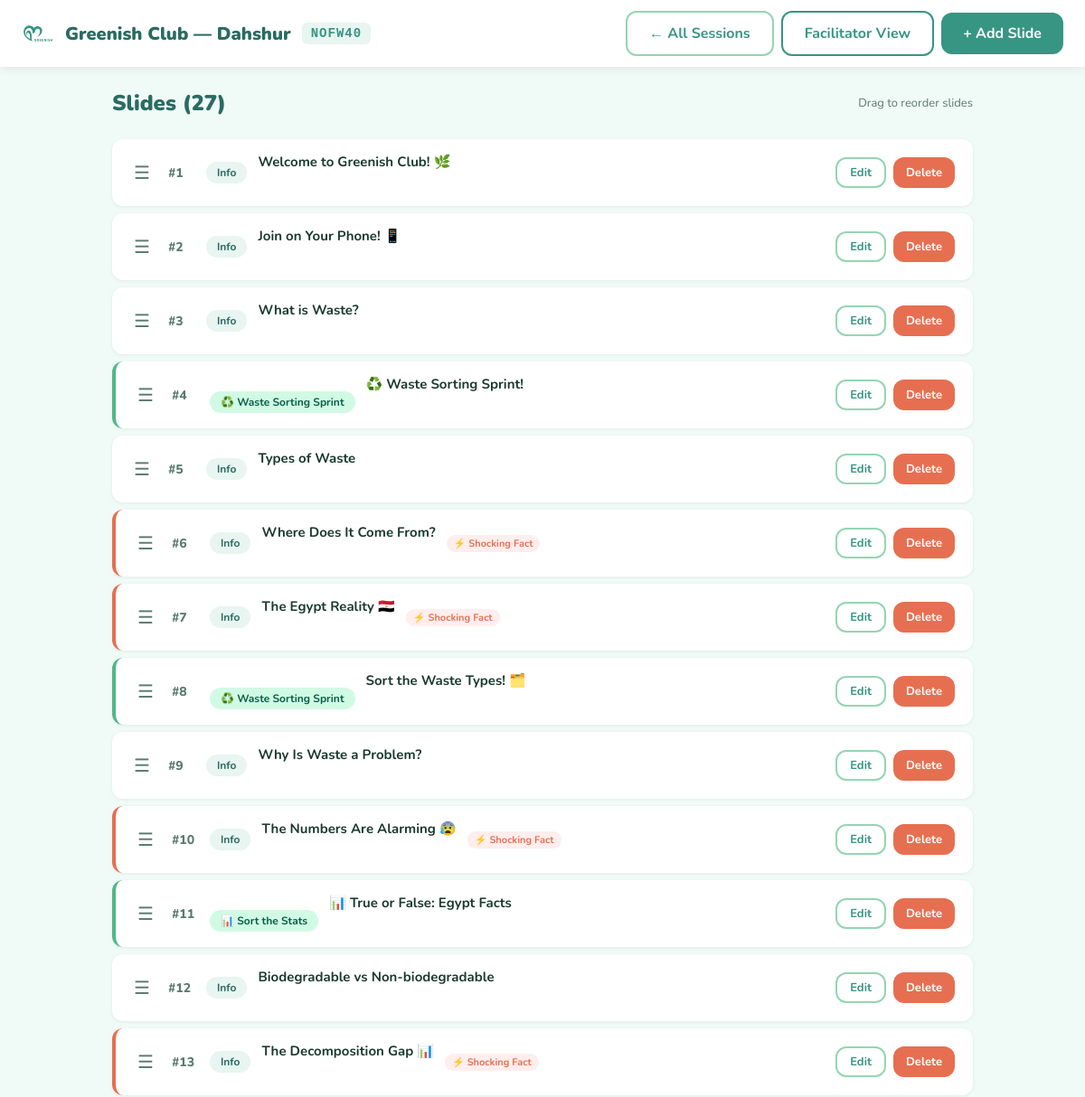
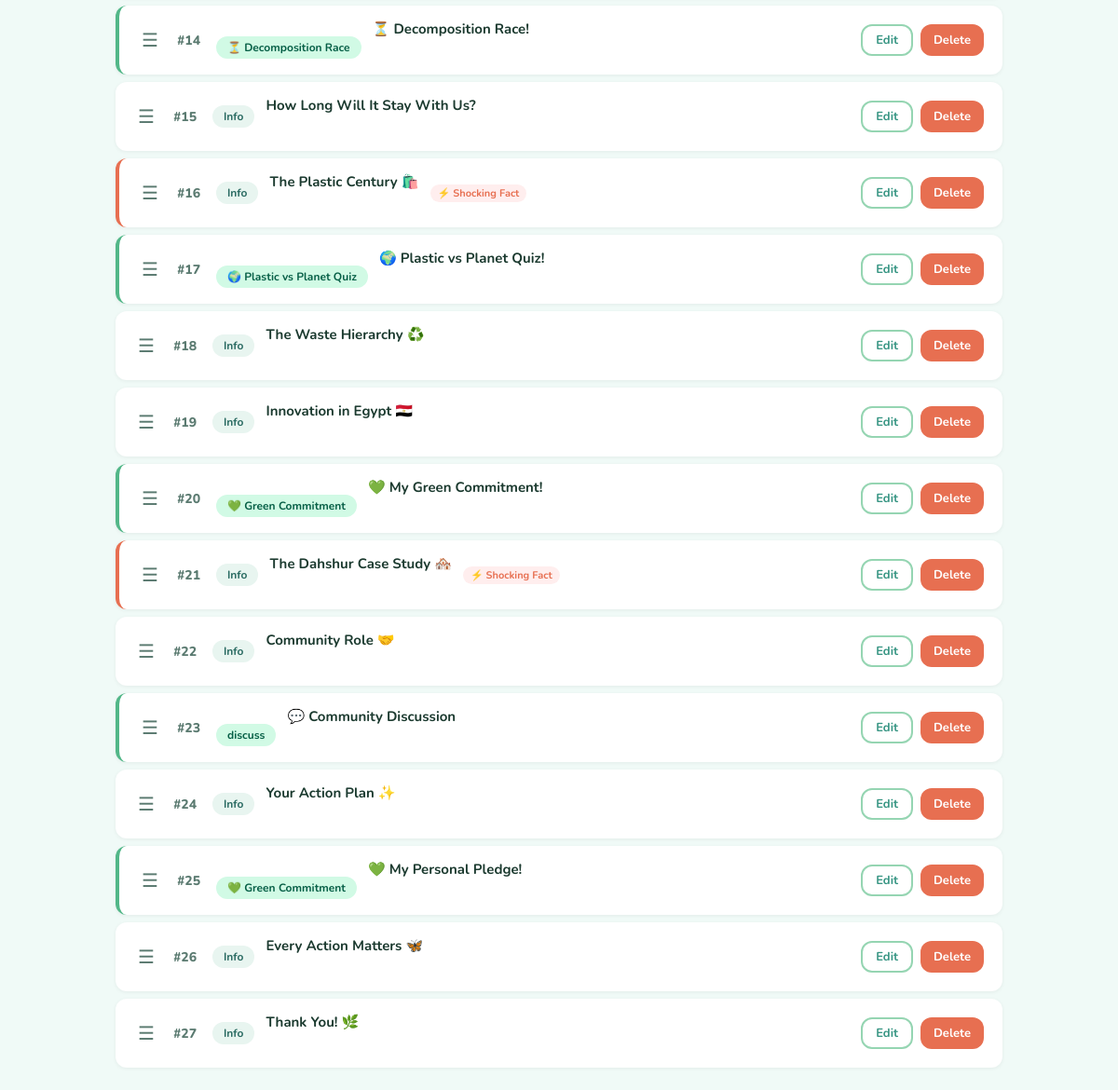
Page /session/cms/NOFW40/slides/ (signed in) on the committed database (2 pictures, top to bottom).
### session/models.py (models this page shows, shortened)
class Session(models.Model):
    STATUS_CHOICES = [
        ('waiting', 'Waiting'),
        ('active', 'Active'),
        ('ended', 'Ended'),
    ]
    code = models.CharField(max_length=6, unique=True, default=generate_session_code)
    title = models.CharField(max_length=255)
    facilitator_name = models.CharField(max_length=100, blank=True, default='')
    facilitator_password = models.CharField(max_length=128, blank=True, default='')
    status = models.CharField(max_length=10, choices=STATUS_CHOICES, default='waiting')
    current_slide_index = models.PositiveIntegerField(default=0)
    activity_active = models.BooleanField(default=False)
    created_at = models.DateTimeField(auto_now_add=True)

class Slide(models.Model):
    SLIDE_TYPE_CHOICES = [
        ('info', 'Information'),
        ('activity', 'Activity'),
    ]
    ACTIVITY_TYPE_CHOICES = [
        ('sprint', '♻️ Waste Sorting Sprint'),
        ('decompose', '⏳ Decomposition Race'),
        ('quiz', '🌍 Plastic vs Planet Quiz'),
        ('commitment', '💚 Green Commitment'),
        ('sort_stats', '📊 Sort the Stats'),
    ]
    session = models.ForeignKey(Session, on_delete=models.CASCADE, related_name='slides')
    order = models.PositiveIntegerField(default=0)
    slide_type = models.CharField(max_length=10, choices=SLIDE_TYPE_CHOICES, default='info')
    title = models.CharField(max_length=255, blank=True)
    content = models.TextField(blank=True)
    image = models.ImageField(upload_to='slides/', blank=True, null=True)
    activity_type = models.CharField(max_length=15, choices=ACTIVITY_TYPE_CHOICES, blank=True, null=True)
    activity_config = models.JSONField(blank=True, null=True)
    shocking_fact = models.BooleanField(default=False)
    time_hint = models.PositiveIntegerField(blank=True, null=True, help_text='Seconds to display')
    is_active = models.BooleanField(default=True)
    class Meta:
        ordering = ['order']

### session/cms_views.py (the view)
# urls.py: path('cms/<str:code>/slides/', cms_views.cms_slides, name='cms_slides'),
@never_cache
@staff_member_required(login_url='/session/cms/login/')
def cms_slides(request, code):
    session = get_object_or_404(Session, code=code)
    slides = session.slides.all().order_by('order')
    return render(request, 'session/cms/slides.html', {'session': session, 'slides': slides})

### session/templates/session/cms/slides.html (shortened to what this page needs)
<!DOCTYPE html>
<html lang="en">
<head>
    <link rel="stylesheet" href="/static/css/session.css?v=4">
    <link rel="stylesheet" href="/static/css/cms.css?v=4">
</head>
<body class="cms-page">
    <header class="cms-header">
        <div class="cms-header-left">
            <img src="/static/img/logo.svg?v=4" alt="Greenish" class="cms-logo">
            <h1>{{ session.title }}</h1>
            <span class="session-code">{{ session.code }}</span>
        </div>
        <div class="cms-header-right">
            <a href="{% url 'cms_sessions' %}" class="btn btn-outline">← All Sessions</a>
            <a href="{% url 'session_facilitator' code=session.code %}" class="btn btn-secondary">Facilitator View</a>
            <a href="{% url 'cms_slide_add' code=session.code %}" class="btn btn-primary">+ Add Slide</a>
        </div>
    </header>
    <main class="cms-main">
        <div class="cms-section-header">
            <h2>Slides ({{ slides|length }})</h2>
            <div class="cms-section-hint">Drag to reorder slides</div>
        </div>
        {% if slides %}
        <div class="cms-slides-list" id="slides-list">
            {% for slide in slides %}
            <div class="cms-slide-item{% if slide.slide_type == 'activity' %} activity-slide{% endif %}{% if slide.shocking_fact %} shocking-slide{% endif %}" data-slide-id="{{ slide.id }}">
                <div class="slide-handle">☰</div>
                <div class="slide-info">
                    <div class="slide-order">#{{ slide.order|add:1 }}</div>
                    <div class="slide-type-badge {{ slide.slide_type }}-badge">
                        {% if slide.slide_type == 'activity' %}
                            {{ slide.get_activity_type_display }}
                        {% else %}
                            Info
                        {% endif %}
                    </div>
                    <div class="slide-title">{{ slide.title|default:"Untitled Slide" }}</div>
                    {% if slide.shocking_fact %}
                    <span class="shocking-badge">⚡ Shocking Fact</span>
                    {% endif %}
                </div>
                <div class="slide-actions">
                    <a href="{% url 'cms_slide_edit' code=session.code slide_id=slide.id %}" class="btn btn-outline btn-small">Edit</a>
                    <a href="{% url 'cms_slide_delete' code=session.code slide_id=slide.id %}" class="btn btn-danger btn-small" onclick="return confirm('Delete this slide?')">Delete</a>
                </div>
            </div>
            {% endfor %}
        </div>
        {% endif %}
    </main>
</body>
</html>

### static/css/session.css (style rules this page uses)
:root { --primary: #379583; --primary-dark: #2A6B62; --primary-light: #52B788; --primary-pale: #95D5B2; --primary-tint: #E8F5F0; --bg: #F0FAF7; --text-dark: #1B3A2F; --text-muted: #5A7A70; --alert: #E76F51; --accent: #52B788; --white: #FFFFFF; --shadow: 0 4px 20px rgba(55, 149, 131, 0.15); --shadow-lg: 0 8px 40px rgba(55, 149, 131, 0.2); --radius: 12px; --radius-lg: 20px; --transition: all 0.3s cubic-bezier(0.4, 0, 0.2, 1); --glass-bg: rgba(255, 255, 255, 0.72); --glass-border: rgba(255, 255, 255, 0.3); --nature-1: #1a4731; --nature-2: #245a3d; --nature-3: #379583; --nature-4: #52B788; --nature-5: #95D5B2; --coral: #E76F51; --gold: #F4A261; --ocean: #2196F3; }
* { margin: 0; padding: 0; box-sizing: border-box; }
body { font-family: 'Nunito', sans-serif; background: var(--bg); color: var(--text-dark); min-height: 100vh; overflow-x: hidden; }
.btn { display: inline-flex; align-items: center; justify-content: center; gap: 8px; padding: 12px 24px; border: none; border-radius: var(--radius); font-family: 'Nunito', sans-serif; font-weight: 700; font-size: 16px; cursor: pointer; transition: var(--transition); text-decoration: none; }
.btn-primary { background: var(--primary); color: var(--white); }
.btn-secondary { background: var(--white); color: var(--primary); border: 2px solid var(--primary); }
.btn-danger { background: var(--alert); color: var(--white); }
.btn-outline { background: transparent; color: var(--primary); border: 2px solid var(--primary-pale); }
.btn-small { padding: 6px 14px; font-size: 13px; }
.session-code { background: var(--primary-tint); color: var(--primary-dark); padding: 6px 14px; border-radius: 8px; font-weight: 700; font-size: 14px; letter-spacing: 1px; }
.slide-title { font-size: 42px; font-weight: 900; color: var(--primary-dark); margin-bottom: 24px; line-height: 1.2; }
.activity-badge { display: inline-flex; align-items: center; gap: 8px; background: var(--primary-tint); color: var(--primary); padding: 10px 20px; border-radius: 30px; font-weight: 700; font-size: 16px; margin-top: 16px; }

### static/css/cms.css (style rules this page uses)
.cms-page { min-height: 100vh; background: var(--bg); }
.cms-header { background: var(--white); padding: 12px 24px; display: flex; align-items: center; justify-content: space-between; box-shadow: 0 2px 10px rgba(0,0,0,0.08); z-index: 10; position: sticky; top: 0; }
.cms-header-left { display: flex; align-items: center; gap: 12px; }
.cms-header-right { display: flex; align-items: center; gap: 8px; }
.cms-logo { width: 36px; height: 36px; }
.cms-header h1 { font-size: 20px; font-weight: 900; color: var(--primary-dark); }
.cms-main { max-width: 1000px; margin: 0 auto; padding: 24px; }
.cms-section-header { display: flex; align-items: center; justify-content: space-between; margin-bottom: 24px; }
.cms-section-header h2 { font-size: 24px; font-weight: 900; color: var(--primary-dark); }
.cms-section-hint { font-size: 13px; color: var(--text-muted); }
.btn-small { padding: 6px 14px; font-size: 13px; }
.session-code { font-family: monospace; font-size: 14px; font-weight: 700; color: var(--primary); background: var(--primary-tint); padding: 4px 10px; border-radius: 6px; letter-spacing: 1px; }
.cms-slides-list { display: flex; flex-direction: column; gap: 8px; }
.cms-slide-item { background: var(--white); border-radius: var(--radius); padding: 16px 20px; display: flex; align-items: center; gap: 16px; box-shadow: 0 1px 4px rgba(0,0,0,0.06); transition: var(--transition); cursor: grab; }
.cms-slide-item.activity-slide { border-left: 4px solid var(--accent); }
.cms-slide-item.shocking-slide { border-left: 4px solid var(--alert); }
.slide-handle { font-size: 20px; color: var(--text-muted); cursor: grab; padding: 4px; }
.slide-info { flex: 1; display: flex; align-items: center; gap: 12px; }
.slide-order { font-weight: 800; color: var(--text-muted); font-size: 14px; min-width: 30px; }
.slide-type-badge { padding: 4px 12px; border-radius: 20px; font-size: 12px; font-weight: 700; white-space: nowrap; }
.info-badge { background: var(--primary-tint); color: var(--primary-dark); }
.activity-badge { background: #D1FAE5; color: #065F46; }
.slide-title { font-weight: 700; color: var(--text-dark); font-size: 15px; white-space: nowrap; overflow: hidden; text-overflow: ellipsis; max-width: 400px; }
.shocking-badge { background: #FEE; color: var(--alert); padding: 2px 8px; border-radius: 12px; font-size: 11px; font-weight: 700; }
.slide-actions { display: flex; gap: 8px; }

### rows in the picture
Session: title "Greenish Club — Dahshur", code "NOFW40"
Slide: order|add "1", slide_type "Info", title "Welcome to Greenish Club! 🌿"
Slide: order|add "2", slide_type "Info", title "Join on Your Phone! 📱"
Slide: order|add "3", slide_type "Info", title "What is Waste?"
Slide: order|add "4", activity_type "♻️ Waste Sorting Sprint", title "♻️ Waste Sorting Sprint!"
Slide: order|add "5", slide_type "Info", title "Types of Waste"
Slide: order|add "6", slide_type "Info", title "Where Does It Come From?", shocking_fact "⚡ Shocking Fact"
Slide: order|add "7", slide_type "Info", title "The Egypt Reality 🇪🇬", shocking_fact "⚡ Shocking Fact"
Slide: order|add "8", activity_type "♻️ Waste Sorting Sprint", title "Sort the Waste Types! 🗂️"
Slide: order|add "9", slide_type "Info", title "Why Is Waste a Problem?"
Slide: order|add "10", slide_type "Info", title "The Numbers Are Alarming 😰", shocking_fact "⚡ Shocking Fact"
Slide: order|add "11", activity_type "📊 Sort the Stats", title "📊 True or False: Egypt Facts"
Slide: order|add "12", slide_type "Info", title "Biodegradable vs Non-biodegradable"
Slide: order|add "13", slide_type "Info", title "The Decomposition Gap 📊", shocking_fact "⚡ Shocking Fact"
Slide: order|add "14", activity_type "⏳ Decomposition Race", title "⏳ Decomposition Race!"
Slide: order|add "15", slide_type "Info", title "How Long Will It Stay With Us?"
Slide: order|add "16", slide_type "Info", title "The Plastic Century 🛍️", shocking_fact "⚡ Shocking Fact"
Slide: order|add "17", activity_type "🌍 Plastic vs Planet Quiz", title "🌍 Plastic vs Planet Quiz!"
Slide: order|add "18", slide_type "Info", title "The Waste Hierarchy ♻️"
Slide: order|add "19", slide_type "Info", title "Innovation in Egypt 🇪🇬"
Slide: order|add "20", activity_type "💚 Green Commitment", title "💚 My Green Commitment!"
Slide: order|add "21", slide_type "Info", title "The Dahshur Case Study 🏘️", shocking_fact "⚡ Shocking Fact"
Slide: order|add "22", slide_type "Info", title "Community Role 🤝"
Slide: order|add "23", activity_type "discuss", title "💬 Community Discussion"
Slide: order|add "24", slide_type "Info", title "Your Action Plan ✨"
Slide: order|add "25", activity_type "💚 Green Commitment", title "💚 My Personal Pledge!"
Slide: order|add "26", slide_type "Info", title "Every Action Matters 🦋"
Slide: order|add "27", slide_type "Info", title "Thank You! 🌿"

### other values in the picture
{{ slides|length }} "27"
